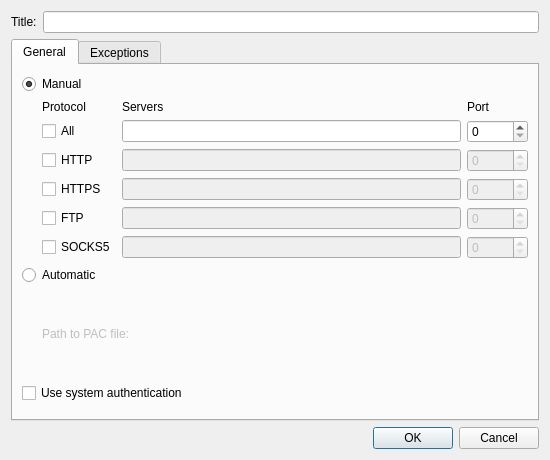
<?xml version="1.0" encoding="UTF-8"?>
<ui version="4.0">
 <class>Otter::ProxyPropertiesDialog</class>
 <widget class="QDialog" name="Otter::ProxyPropertiesDialog">
  <property name="geometry">
   <rect>
    <x>0</x>
    <y>0</y>
    <width>550</width>
    <height>460</height>
   </rect>
  </property>
  <layout class="QVBoxLayout" name="verticalLayout">
   <item>
    <layout class="QFormLayout" name="formLayout">
     <item row="0" column="0">
      <widget class="QLabel" name="titleLabel">
       <property name="text">
        <string>Title:</string>
       </property>
       <property name="buddy">
        <cstring>titleLineEditWidget</cstring>
       </property>
      </widget>
     </item>
     <item row="0" column="1">
      <widget class="Otter::LineEditWidget" name="titleLineEditWidget"/>
     </item>
    </layout>
   </item>
   <item>
    <widget class="QTabWidget" name="tabWidget">
     <property name="currentIndex">
      <number>0</number>
     </property>
     <widget class="QWidget" name="generalTab">
      <attribute name="title">
       <string>General</string>
      </attribute>
      <layout class="QVBoxLayout" name="verticalLayout_2">
       <item>
        <widget class="QRadioButton" name="manualConfigurationCheckBox">
         <property name="text">
          <string>Manual</string>
         </property>
         <property name="checked">
          <bool>true</bool>
         </property>
         <attribute name="buttonGroup">
          <string notr="true">buttonGroup</string>
         </attribute>
        </widget>
       </item>
       <item>
        <layout class="QHBoxLayout" name="horizontalLayout">
         <item>
          <spacer name="manualConfigurationSpacer">
           <property name="orientation">
            <enum>Qt::Horizontal</enum>
           </property>
           <property name="sizeType">
            <enum>QSizePolicy::Fixed</enum>
           </property>
           <property name="sizeHint" stdset="0">
            <size>
             <width>20</width>
             <height>0</height>
            </size>
           </property>
          </spacer>
         </item>
         <item>
          <widget class="QWidget" name="manualConfigurationWidget" native="true">
           <layout class="QGridLayout" name="manualConfigurationLayout">
            <property name="leftMargin">
             <number>0</number>
            </property>
            <property name="topMargin">
             <number>0</number>
            </property>
            <property name="rightMargin">
             <number>0</number>
            </property>
            <property name="bottomMargin">
             <number>0</number>
            </property>
            <item row="2" column="1">
             <widget class="Otter::LineEditWidget" name="httpServersLineEditWidget">
              <property name="enabled">
               <bool>false</bool>
              </property>
             </widget>
            </item>
            <item row="2" column="2">
             <widget class="QSpinBox" name="httpPortSpinBox">
              <property name="enabled">
               <bool>false</bool>
              </property>
              <property name="maximum">
               <number>65535</number>
              </property>
             </widget>
            </item>
            <item row="3" column="2">
             <widget class="QSpinBox" name="httpsPortSpinBox">
              <property name="enabled">
               <bool>false</bool>
              </property>
              <property name="maximum">
               <number>65535</number>
              </property>
             </widget>
            </item>
            <item row="3" column="1">
             <widget class="Otter::LineEditWidget" name="httpsServersLineEditWidget">
              <property name="enabled">
               <bool>false</bool>
              </property>
             </widget>
            </item>
            <item row="5" column="2">
             <widget class="QSpinBox" name="socksPortSpinBox">
              <property name="enabled">
               <bool>false</bool>
              </property>
              <property name="maximum">
               <number>65535</number>
              </property>
             </widget>
            </item>
            <item row="4" column="2">
             <widget class="QSpinBox" name="ftpPortSpinBox">
              <property name="enabled">
               <bool>false</bool>
              </property>
              <property name="maximum">
               <number>65535</number>
              </property>
             </widget>
            </item>
            <item row="0" column="2">
             <widget class="QLabel" name="portLabel">
              <property name="text">
               <string>Port</string>
              </property>
             </widget>
            </item>
            <item row="0" column="0">
             <widget class="QLabel" name="protocolabel">
              <property name="text">
               <string>Protocol</string>
              </property>
             </widget>
            </item>
            <item row="0" column="1">
             <widget class="QLabel" name="serverLabel">
              <property name="text">
               <string>Servers</string>
              </property>
             </widget>
            </item>
            <item row="4" column="0">
             <widget class="QCheckBox" name="ftpCheckBox">
              <property name="text">
               <string>FTP</string>
              </property>
             </widget>
            </item>
            <item row="5" column="0">
             <widget class="QCheckBox" name="socksCheckBox">
              <property name="text">
               <string>SOCKS5</string>
              </property>
             </widget>
            </item>
            <item row="2" column="0">
             <widget class="QCheckBox" name="httpCheckBox">
              <property name="text">
               <string>HTTP</string>
              </property>
             </widget>
            </item>
            <item row="5" column="1">
             <widget class="Otter::LineEditWidget" name="socksServersLineEditWidget">
              <property name="enabled">
               <bool>false</bool>
              </property>
             </widget>
            </item>
            <item row="3" column="0">
             <widget class="QCheckBox" name="httpsCheckBox">
              <property name="text">
               <string>HTTPS</string>
              </property>
             </widget>
            </item>
            <item row="4" column="1">
             <widget class="Otter::LineEditWidget" name="ftpServersLineEditWidget">
              <property name="enabled">
               <bool>false</bool>
              </property>
             </widget>
            </item>
            <item row="1" column="0">
             <widget class="QCheckBox" name="allCheckBox">
              <property name="text">
               <string>All</string>
              </property>
             </widget>
            </item>
            <item row="1" column="1">
             <widget class="Otter::LineEditWidget" name="allServersLineEditWidget"/>
            </item>
            <item row="1" column="2">
             <widget class="QSpinBox" name="allPortSpinBox">
              <property name="maximum">
               <number>65535</number>
              </property>
             </widget>
            </item>
           </layout>
          </widget>
         </item>
        </layout>
       </item>
       <item>
        <widget class="QRadioButton" name="automaticConfigurationCheckBox">
         <property name="text">
          <string>Automatic</string>
         </property>
         <attribute name="buttonGroup">
          <string notr="true">buttonGroup</string>
         </attribute>
        </widget>
       </item>
       <item>
        <widget class="QWidget" name="automaticConfigurationWidget" native="true">
         <property name="enabled">
          <bool>false</bool>
         </property>
         <layout class="QHBoxLayout" name="automaticConfigurationLayout">
          <property name="leftMargin">
           <number>0</number>
          </property>
          <property name="topMargin">
           <number>0</number>
          </property>
          <property name="rightMargin">
           <number>0</number>
          </property>
          <property name="bottomMargin">
           <number>0</number>
          </property>
          <item>
           <spacer name="automaticConfigurationSpacer">
            <property name="orientation">
             <enum>Qt::Horizontal</enum>
            </property>
            <property name="sizeType">
             <enum>QSizePolicy::Fixed</enum>
            </property>
            <property name="sizeHint" stdset="0">
             <size>
              <width>20</width>
              <height>0</height>
             </size>
            </property>
           </spacer>
          </item>
          <item>
           <widget class="QLabel" name="automaticConfigurationLabel">
            <property name="text">
             <string>Path to PAC file:</string>
            </property>
           </widget>
          </item>
          <item>
           <widget class="Otter::FilePathWidget" name="automaticConfigurationFilePathWidget" native="true"/>
          </item>
         </layout>
        </widget>
       </item>
       <item>
        <widget class="QCheckBox" name="usesSystemAuthenticationCheckBox">
         <property name="text">
          <string>Use system authentication</string>
         </property>
        </widget>
       </item>
       <item>
        <spacer name="generalSpacer">
         <property name="orientation">
          <enum>Qt::Vertical</enum>
         </property>
        </spacer>
       </item>
      </layout>
     </widget>
     <widget class="QWidget" name="exceptionsTab">
      <attribute name="title">
       <string>Exceptions</string>
      </attribute>
      <layout class="QVBoxLayout" name="exceptionsLayout">
       <item>
        <widget class="QLabel" name="exceptionsLabel">
         <property name="text">
          <string>Do not use this proxy for:</string>
         </property>
         <property name="buddy">
          <cstring>exceptionsItemViewWidget</cstring>
         </property>
        </widget>
       </item>
       <item>
        <layout class="QHBoxLayout" name="exceptionsHorizontalLayout">
         <item>
          <widget class="Otter::ItemViewWidget" name="exceptionsItemViewWidget">
           <property name="headerHidden">
            <bool>true</bool>
           </property>
          </widget>
         </item>
         <item>
          <layout class="QVBoxLayout" name="exceptionsVerticalLayout" stretch="0,0,0,1">
           <item>
            <widget class="QPushButton" name="addExceptionButton">
             <property name="text">
              <string>Add</string>
             </property>
            </widget>
           </item>
           <item>
            <widget class="QPushButton" name="editExceptionButton">
             <property name="enabled">
              <bool>false</bool>
             </property>
             <property name="text">
              <string>Edit</string>
             </property>
            </widget>
           </item>
           <item>
            <widget class="QPushButton" name="removeExceptionButton">
             <property name="enabled">
              <bool>false</bool>
             </property>
             <property name="text">
              <string>Remove</string>
             </property>
            </widget>
           </item>
           <item>
            <spacer name="exceptionsSpacer">
             <property name="orientation">
              <enum>Qt::Vertical</enum>
             </property>
             <property name="sizeHint" stdset="0">
              <size>
               <width>20</width>
               <height>40</height>
              </size>
             </property>
            </spacer>
           </item>
          </layout>
         </item>
        </layout>
       </item>
       <item>
        <widget class="QLabel" name="exceptionsExampleLabel">
         <property name="text">
          <string>Example: domain.com, localhost, 127.0.0.1, 192.168.1.0/24</string>
         </property>
        </widget>
       </item>
      </layout>
     </widget>
    </widget>
   </item>
   <item>
    <widget class="QDialogButtonBox" name="buttonBox">
     <property name="orientation">
      <enum>Qt::Horizontal</enum>
     </property>
     <property name="standardButtons">
      <set>QDialogButtonBox::Cancel|QDialogButtonBox::Ok</set>
     </property>
    </widget>
   </item>
  </layout>
 </widget>
 <customwidgets>
  <customwidget>
   <class>Otter::FilePathWidget</class>
   <extends>QWidget</extends>
   <header>src/ui/FilePathWidget.h</header>
   <container>1</container>
  </customwidget>
  <customwidget>
   <class>Otter::ItemViewWidget</class>
   <extends>QTreeView</extends>
   <header>src/ui/ItemViewWidget.h</header>
  </customwidget>
  <customwidget>
   <class>Otter::LineEditWidget</class>
   <extends>QLineEdit</extends>
   <header>src/ui/LineEditWidget.h</header>
  </customwidget>
 </customwidgets>
 <tabstops>
  <tabstop>titleLineEditWidget</tabstop>
  <tabstop>tabWidget</tabstop>
  <tabstop>manualConfigurationCheckBox</tabstop>
  <tabstop>allCheckBox</tabstop>
  <tabstop>allServersLineEditWidget</tabstop>
  <tabstop>allPortSpinBox</tabstop>
  <tabstop>httpCheckBox</tabstop>
  <tabstop>httpServersLineEditWidget</tabstop>
  <tabstop>httpPortSpinBox</tabstop>
  <tabstop>httpsCheckBox</tabstop>
  <tabstop>httpsServersLineEditWidget</tabstop>
  <tabstop>httpsPortSpinBox</tabstop>
  <tabstop>ftpCheckBox</tabstop>
  <tabstop>ftpServersLineEditWidget</tabstop>
  <tabstop>ftpPortSpinBox</tabstop>
  <tabstop>socksCheckBox</tabstop>
  <tabstop>socksServersLineEditWidget</tabstop>
  <tabstop>socksPortSpinBox</tabstop>
  <tabstop>automaticConfigurationCheckBox</tabstop>
  <tabstop>usesSystemAuthenticationCheckBox</tabstop>
  <tabstop>exceptionsItemViewWidget</tabstop>
  <tabstop>addExceptionButton</tabstop>
  <tabstop>editExceptionButton</tabstop>
  <tabstop>removeExceptionButton</tabstop>
 </tabstops>
 <resources/>
 <connections>
  <connection>
   <sender>buttonBox</sender>
   <signal>accepted()</signal>
   <receiver>Otter::ProxyPropertiesDialog</receiver>
   <slot>accept()</slot>
   <hints>
    <hint type="sourcelabel">
     <x>248</x>
     <y>254</y>
    </hint>
    <hint type="destinationlabel">
     <x>157</x>
     <y>274</y>
    </hint>
   </hints>
  </connection>
  <connection>
   <sender>buttonBox</sender>
   <signal>rejected()</signal>
   <receiver>Otter::ProxyPropertiesDialog</receiver>
   <slot>reject()</slot>
   <hints>
    <hint type="sourcelabel">
     <x>316</x>
     <y>260</y>
    </hint>
    <hint type="destinationlabel">
     <x>286</x>
     <y>274</y>
    </hint>
   </hints>
  </connection>
 </connections>
 <buttongroups>
  <buttongroup name="buttonGroup"/>
 </buttongroups>
</ui>
